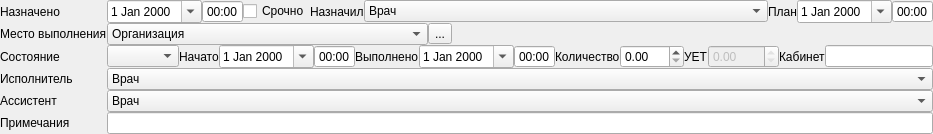
         <widget class="QFrame" name="frameAP">
          <property name="frameShape">
           <enum>QFrame::NoFrame</enum>
          </property>
          <property name="frameShadow">
           <enum>QFrame::Sunken</enum>
          </property>
          <layout class="QGridLayout" name="gridLayout_2">
           <property name="margin">
            <number>0</number>
           </property>
           <property name="spacing">
            <number>0</number>
           </property>
           <item row="3" column="1" colspan="6">
            <widget class="QWidget" name="frmMiddle" native="true">
             <layout class="QHBoxLayout" name="horizontalLayout_8">
              <property name="spacing">
               <number>0</number>
              </property>
              <property name="margin">
               <number>0</number>
              </property>
              <item>
               <widget class="CActionStatusComboBox" name="cmbStatus">
                <property name="sizePolicy">
                 <sizepolicy hsizetype="Preferred" vsizetype="Fixed">
                  <horstretch>0</horstretch>
                  <verstretch>0</verstretch>
                 </sizepolicy>
                </property>
                <property name="sizeAdjustPolicy">
                 <enum>QComboBox::AdjustToContents</enum>
                </property>
               </widget>
              </item>
              <item>
               <widget class="QFrame" name="frmAPBegDateTime">
                <property name="sizePolicy">
                 <sizepolicy hsizetype="Maximum" vsizetype="Preferred">
                  <horstretch>0</horstretch>
                  <verstretch>0</verstretch>
                 </sizepolicy>
                </property>
                <property name="frameShape">
                 <enum>QFrame::NoFrame</enum>
                </property>
                <property name="frameShadow">
                 <enum>QFrame::Plain</enum>
                </property>
                <layout class="QHBoxLayout" name="horizontalLayout_2">
                 <property name="spacing">
                  <number>0</number>
                 </property>
                 <property name="margin">
                  <number>0</number>
                 </property>
                 <item>
                  <widget class="QLabel" name="lblBegDate">
                   <property name="sizePolicy">
                    <sizepolicy hsizetype="Maximum" vsizetype="Preferred">
                     <horstretch>0</horstretch>
                     <verstretch>0</verstretch>
                    </sizepolicy>
                   </property>
                   <property name="text">
                    <string>Начато</string>
                   </property>
                   <property name="buddy">
                    <cstring>edtBegDate</cstring>
                   </property>
                  </widget>
                 </item>
                 <item>
                  <widget class="CDateEdit" name="edtBegDate">
                   <property name="sizePolicy">
                    <sizepolicy hsizetype="Maximum" vsizetype="Fixed">
                     <horstretch>0</horstretch>
                     <verstretch>0</verstretch>
                    </sizepolicy>
                   </property>
                   <property name="whatsThis">
                    <string>дата окончания осмотра</string>
                   </property>
                   <property name="calendarPopup">
                    <bool>true</bool>
                   </property>
                  </widget>
                 </item>
                 <item>
                  <widget class="CTimeEdit" name="edtBegTime">
                   <property name="sizePolicy">
                    <sizepolicy hsizetype="Maximum" vsizetype="Fixed">
                     <horstretch>0</horstretch>
                     <verstretch>0</verstretch>
                    </sizepolicy>
                   </property>
                   <property name="buttonSymbols">
                    <enum>QAbstractSpinBox::NoButtons</enum>
                   </property>
                   <property name="displayFormat">
                    <string>HH:mm</string>
                   </property>
                  </widget>
                 </item>
                </layout>
               </widget>
              </item>
              <item>
               <widget class="QFrame" name="frmAPEndDateTime">
                <property name="sizePolicy">
                 <sizepolicy hsizetype="Maximum" vsizetype="Preferred">
                  <horstretch>0</horstretch>
                  <verstretch>0</verstretch>
                 </sizepolicy>
                </property>
                <property name="frameShape">
                 <enum>QFrame::NoFrame</enum>
                </property>
                <property name="frameShadow">
                 <enum>QFrame::Plain</enum>
                </property>
                <layout class="QHBoxLayout" name="horizontalLayout_3">
                 <property name="spacing">
                  <number>0</number>
                 </property>
                 <property name="margin">
                  <number>0</number>
                 </property>
                 <item>
                  <widget class="QLabel" name="lblEndDate">
                   <property name="sizePolicy">
                    <sizepolicy hsizetype="Maximum" vsizetype="Preferred">
                     <horstretch>0</horstretch>
                     <verstretch>0</verstretch>
                    </sizepolicy>
                   </property>
                   <property name="text">
                    <string>Выполнено</string>
                   </property>
                   <property name="buddy">
                    <cstring>edtEndDate</cstring>
                   </property>
                  </widget>
                 </item>
                 <item>
                  <widget class="CDateEdit" name="edtEndDate">
                   <property name="sizePolicy">
                    <sizepolicy hsizetype="Maximum" vsizetype="Fixed">
                     <horstretch>0</horstretch>
                     <verstretch>0</verstretch>
                    </sizepolicy>
                   </property>
                   <property name="calendarPopup">
                    <bool>true</bool>
                   </property>
                  </widget>
                 </item>
                 <item>
                  <widget class="CTimeEdit" name="edtEndTime">
                   <property name="sizePolicy">
                    <sizepolicy hsizetype="Maximum" vsizetype="Fixed">
                     <horstretch>0</horstretch>
                     <verstretch>0</verstretch>
                    </sizepolicy>
                   </property>
                   <property name="buttonSymbols">
                    <enum>QAbstractSpinBox::NoButtons</enum>
                   </property>
                   <property name="displayFormat">
                    <string>HH:mm</string>
                   </property>
                  </widget>
                 </item>
                </layout>
               </widget>
              </item>
              <item>
               <widget class="QLabel" name="lblAmount">
                <property name="sizePolicy">
                 <sizepolicy hsizetype="Maximum" vsizetype="Preferred">
                  <horstretch>0</horstretch>
                  <verstretch>0</verstretch>
                 </sizepolicy>
                </property>
                <property name="text">
                 <string>Количество</string>
                </property>
                <property name="buddy">
                 <cstring>edtAmount</cstring>
                </property>
               </widget>
              </item>
              <item>
               <widget class="QDoubleSpinBox" name="edtAmount">
                <property name="sizePolicy">
                 <sizepolicy hsizetype="Maximum" vsizetype="Fixed">
                  <horstretch>0</horstretch>
                  <verstretch>0</verstretch>
                 </sizepolicy>
                </property>
                <property name="maximum">
                 <double>999.990000000000009</double>
                </property>
               </widget>
              </item>
              <item>
               <widget class="QLabel" name="lblUet">
                <property name="sizePolicy">
                 <sizepolicy hsizetype="Maximum" vsizetype="Preferred">
                  <horstretch>0</horstretch>
                  <verstretch>0</verstretch>
                 </sizepolicy>
                </property>
                <property name="text">
                 <string>УЕТ</string>
                </property>
                <property name="buddy">
                 <cstring>edtUet</cstring>
                </property>
               </widget>
              </item>
              <item>
               <widget class="QDoubleSpinBox" name="edtUet">
                <property name="enabled">
                 <bool>false</bool>
                </property>
                <property name="sizePolicy">
                 <sizepolicy hsizetype="Maximum" vsizetype="Fixed">
                  <horstretch>0</horstretch>
                  <verstretch>0</verstretch>
                 </sizepolicy>
                </property>
                <property name="readOnly">
                 <bool>true</bool>
                </property>
                <property name="maximum">
                 <double>1000.000000000000000</double>
                </property>
                <property name="singleStep">
                 <double>0.500000000000000</double>
                </property>
               </widget>
              </item>
              <item>
               <widget class="QLabel" name="lblOffice">
                <property name="sizePolicy">
                 <sizepolicy hsizetype="Maximum" vsizetype="Preferred">
                  <horstretch>0</horstretch>
                  <verstretch>0</verstretch>
                 </sizepolicy>
                </property>
                <property name="text">
                 <string>Кабинет</string>
                </property>
                <property name="buddy">
                 <cstring>edtOffice</cstring>
                </property>
               </widget>
              </item>
              <item>
               <widget class="QLineEdit" name="edtOffice">
                <property name="sizePolicy">
                 <sizepolicy hsizetype="Maximum" vsizetype="Fixed">
                  <horstretch>0</horstretch>
                  <verstretch>0</verstretch>
                 </sizepolicy>
                </property>
                <property name="maxLength">
                 <number>16</number>
                </property>
               </widget>
              </item>
             </layout>
            </widget>
           </item>
           <item row="2" column="4" colspan="3">
            <widget class="QWidget" name="pnlMainAPMKBWidgets" native="true">
             <layout class="QHBoxLayout" name="horizontalLayout_10">
              <property name="spacing">
               <number>0</number>
              </property>
              <property name="margin">
               <number>0</number>
              </property>
              <item>
               <widget class="QWidget" name="pnlAPMKBWidgets" native="true">
                <property name="sizePolicy">
                 <sizepolicy hsizetype="Preferred" vsizetype="Preferred">
                  <horstretch>0</horstretch>
                  <verstretch>0</verstretch>
                 </sizepolicy>
                </property>
                <layout class="QHBoxLayout" name="horizontalLayout_9">
                 <property name="spacing">
                  <number>0</number>
                 </property>
                 <property name="margin">
                  <number>0</number>
                 </property>
                </layout>
               </widget>
              </item>
             </layout>
            </widget>
           </item>
           <item row="0" column="1" colspan="6">
            <widget class="QWidget" name="frmTop" native="true">
             <layout class="QHBoxLayout" name="horizontalLayout_7">
              <property name="spacing">
               <number>0</number>
              </property>
              <property name="margin">
               <number>0</number>
              </property>
              <item>
               <widget class="QFrame" name="frmAPDirectionDateTime">
                <property name="sizePolicy">
                 <sizepolicy hsizetype="Maximum" vsizetype="Preferred">
                  <horstretch>0</horstretch>
                  <verstretch>0</verstretch>
                 </sizepolicy>
                </property>
                <property name="frameShape">
                 <enum>QFrame::NoFrame</enum>
                </property>
                <property name="frameShadow">
                 <enum>QFrame::Plain</enum>
                </property>
                <layout class="QHBoxLayout" name="horizontalLayout">
                 <property name="spacing">
                  <number>0</number>
                 </property>
                 <property name="margin">
                  <number>0</number>
                 </property>
                 <item>
                  <widget class="CDateEdit" name="edtDirectionDate">
                   <property name="sizePolicy">
                    <sizepolicy hsizetype="Maximum" vsizetype="Fixed">
                     <horstretch>0</horstretch>
                     <verstretch>0</verstretch>
                    </sizepolicy>
                   </property>
                   <property name="whatsThis">
                    <string>дата начала осмотра</string>
                   </property>
                   <property name="calendarPopup">
                    <bool>true</bool>
                   </property>
                  </widget>
                 </item>
                 <item>
                  <widget class="CTimeEdit" name="edtDirectionTime">
                   <property name="sizePolicy">
                    <sizepolicy hsizetype="Maximum" vsizetype="Fixed">
                     <horstretch>0</horstretch>
                     <verstretch>0</verstretch>
                    </sizepolicy>
                   </property>
                   <property name="buttonSymbols">
                    <enum>QAbstractSpinBox::NoButtons</enum>
                   </property>
                   <property name="displayFormat">
                    <string>HH:mm</string>
                   </property>
                  </widget>
                 </item>
                </layout>
               </widget>
              </item>
              <item>
               <widget class="QCheckBox" name="chkIsUrgent">
                <property name="sizePolicy">
                 <sizepolicy hsizetype="Maximum" vsizetype="Fixed">
                  <horstretch>0</horstretch>
                  <verstretch>0</verstretch>
                 </sizepolicy>
                </property>
                <property name="text">
                 <string>Срочно</string>
                </property>
               </widget>
              </item>
              <item>
               <widget class="QLabel" name="lblSetPerson">
                <property name="sizePolicy">
                 <sizepolicy hsizetype="Maximum" vsizetype="Preferred">
                  <horstretch>0</horstretch>
                  <verstretch>0</verstretch>
                 </sizepolicy>
                </property>
                <property name="text">
                 <string>Назначил</string>
                </property>
                <property name="buddy">
                 <cstring>cmbSetPerson</cstring>
                </property>
               </widget>
              </item>
              <item>
               <widget class="CPersonWithOrgListComboBoxEx" name="cmbSetPerson">
                <item>
                 <property name="text">
                  <string>Врач</string>
                 </property>
                </item>
               </widget>
              </item>
              <item>
               <widget class="QLabel" name="lblPlannedEndDate">
                <property name="sizePolicy">
                 <sizepolicy hsizetype="Maximum" vsizetype="Preferred">
                  <horstretch>0</horstretch>
                  <verstretch>0</verstretch>
                 </sizepolicy>
                </property>
                <property name="text">
                 <string>План</string>
                </property>
                <property name="buddy">
                 <cstring>edtPlannedEndDate</cstring>
                </property>
               </widget>
              </item>
              <item>
               <widget class="QFrame" name="frmAPPlannedEndDateTime">
                <property name="sizePolicy">
                 <sizepolicy hsizetype="Maximum" vsizetype="Preferred">
                  <horstretch>0</horstretch>
                  <verstretch>0</verstretch>
                 </sizepolicy>
                </property>
                <property name="frameShape">
                 <enum>QFrame::NoFrame</enum>
                </property>
                <property name="frameShadow">
                 <enum>QFrame::Plain</enum>
                </property>
                <layout class="QHBoxLayout" name="horizontalLayout_5">
                 <property name="spacing">
                  <number>0</number>
                 </property>
                 <property name="margin">
                  <number>0</number>
                 </property>
                 <item>
                  <widget class="CDateEdit" name="edtPlannedEndDate">
                   <property name="sizePolicy">
                    <sizepolicy hsizetype="Maximum" vsizetype="Fixed">
                     <horstretch>0</horstretch>
                     <verstretch>0</verstretch>
                    </sizepolicy>
                   </property>
                   <property name="calendarPopup">
                    <bool>true</bool>
                   </property>
                  </widget>
                 </item>
                 <item>
                  <widget class="QTimeEdit" name="edtPlannedEndTime">
                   <property name="sizePolicy">
                    <sizepolicy hsizetype="Maximum" vsizetype="Fixed">
                     <horstretch>0</horstretch>
                     <verstretch>0</verstretch>
                    </sizepolicy>
                   </property>
                   <property name="buttonSymbols">
                    <enum>QAbstractSpinBox::NoButtons</enum>
                   </property>
                   <property name="displayFormat">
                    <string>HH:mm</string>
                   </property>
                  </widget>
                 </item>
                </layout>
               </widget>
              </item>
             </layout>
            </widget>
           </item>
           <item row="14" column="0" colspan="7">
            <widget class="QFrame" name="frmAPButtonsBar">
             <property name="frameShape">
              <enum>QFrame::NoFrame</enum>
             </property>
             <property name="frameShadow">
              <enum>QFrame::Plain</enum>
             </property>
             <property name="lineWidth">
              <number>0</number>
             </property>
             <layout class="QHBoxLayout" name="horizontalLayout_4">
              <property name="spacing">
               <number>0</number>
              </property>
              <property name="margin">
               <number>0</number>
              </property>
             </layout>
            </widget>
           </item>
           <item row="2" column="1" colspan="2">
            <widget class="CPolyclinicComboBox" name="cmbOrg">
             <property name="sizePolicy">
              <sizepolicy hsizetype="Minimum" vsizetype="Fixed">
               <horstretch>0</horstretch>
               <verstretch>0</verstretch>
              </sizepolicy>
             </property>
             <item>
              <property name="text">
               <string>Организация</string>
              </property>
             </item>
            </widget>
           </item>
           <item row="2" column="3">
            <widget class="QToolButton" name="btnSelectOrg">
             <property name="text">
              <string>...</string>
             </property>
            </widget>
           </item>
           <item row="8" column="0">
            <widget class="QLabel" name="lblNote">
             <property name="sizePolicy">
              <sizepolicy hsizetype="Maximum" vsizetype="Preferred">
               <horstretch>0</horstretch>
               <verstretch>0</verstretch>
              </sizepolicy>
             </property>
             <property name="text">
              <string>Примечания</string>
             </property>
             <property name="buddy">
              <cstring>edtNote</cstring>
             </property>
            </widget>
           </item>
           <item row="6" column="0">
            <widget class="QLabel" name="lblPerson">
             <property name="sizePolicy">
              <sizepolicy hsizetype="Maximum" vsizetype="Preferred">
               <horstretch>0</horstretch>
               <verstretch>0</verstretch>
              </sizepolicy>
             </property>
             <property name="text">
              <string>Исполнитель</string>
             </property>
             <property name="buddy">
              <cstring>cmbPerson</cstring>
             </property>
            </widget>
           </item>
           <item row="0" column="0">
            <widget class="QLabel" name="lblAPDirectionDate">
             <property name="sizePolicy">
              <sizepolicy hsizetype="Maximum" vsizetype="Preferred">
               <horstretch>0</horstretch>
               <verstretch>0</verstretch>
              </sizepolicy>
             </property>
             <property name="text">
              <string>Назначено</string>
             </property>
             <property name="buddy">
              <cstring>edtDirectionDate</cstring>
             </property>
            </widget>
           </item>
           <item row="3" column="0">
            <widget class="QLabel" name="lblStatus">
             <property name="sizePolicy">
              <sizepolicy hsizetype="Maximum" vsizetype="Preferred">
               <horstretch>0</horstretch>
               <verstretch>0</verstretch>
              </sizepolicy>
             </property>
             <property name="text">
              <string>Состояние</string>
             </property>
             <property name="buddy">
              <cstring>cmbStatus</cstring>
             </property>
            </widget>
           </item>
           <item row="2" column="0">
            <widget class="QLabel" name="lblOrg">
             <property name="sizePolicy">
              <sizepolicy hsizetype="Maximum" vsizetype="Preferred">
               <horstretch>0</horstretch>
               <verstretch>0</verstretch>
              </sizepolicy>
             </property>
             <property name="text">
              <string>Место выполнения</string>
             </property>
            </widget>
           </item>
           <item row="8" column="1" colspan="6">
            <widget class="QLineEdit" name="edtNote"/>
           </item>
           <item row="7" column="0">
            <widget class="QLabel" name="lblAssistant">
             <property name="sizePolicy">
              <sizepolicy hsizetype="Maximum" vsizetype="Preferred">
               <horstretch>0</horstretch>
               <verstretch>0</verstretch>
              </sizepolicy>
             </property>
             <property name="text">
              <string>Ассистент</string>
             </property>
             <property name="buddy">
              <cstring>cmbAssistant</cstring>
             </property>
            </widget>
           </item>
           <item row="6" column="1" colspan="6">
            <widget class="CPersonWithOrgListComboBoxEx" name="cmbPerson">
             <item>
              <property name="text">
               <string>Врач</string>
              </property>
             </item>
            </widget>
           </item>
           <item row="7" column="1" colspan="6">
            <widget class="CPersonWithOrgListComboBoxEx" name="cmbAssistant">
             <property name="sizePolicy">
              <sizepolicy hsizetype="Preferred" vsizetype="Fixed">
               <horstretch>0</horstretch>
               <verstretch>0</verstretch>
              </sizepolicy>
             </property>
             <item>
              <property name="text">
               <string>Врач</string>
              </property>
             </item>
            </widget>
           </item>
          </layout>
         </widget>
